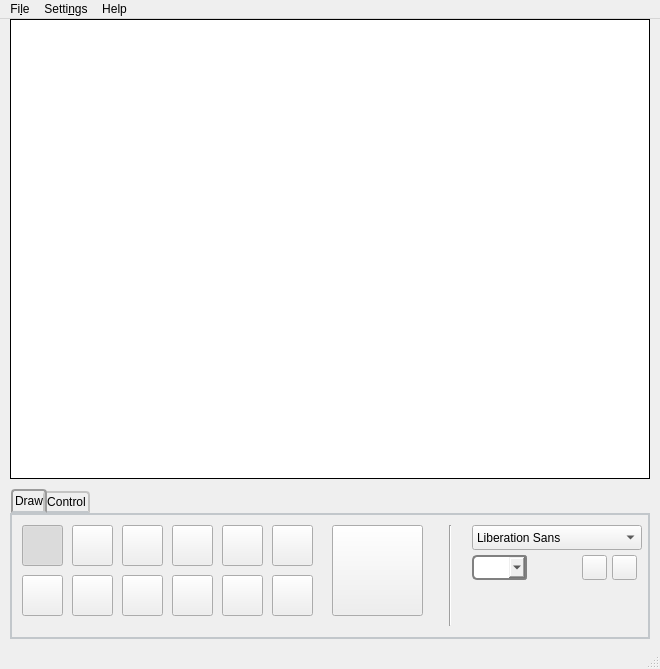
<?xml version="1.0" encoding="UTF-8"?>
<ui version="4.0">
 <class>MainWindow</class>
 <widget class="QMainWindow" name="MainWindow">
  <property name="geometry">
   <rect>
    <x>0</x>
    <y>0</y>
    <width>660</width>
    <height>669</height>
   </rect>
  </property>
  <property name="sizePolicy">
   <sizepolicy hsizetype="MinimumExpanding" vsizetype="MinimumExpanding">
    <horstretch>0</horstretch>
    <verstretch>0</verstretch>
   </sizepolicy>
  </property>
  <property name="minimumSize">
   <size>
    <width>0</width>
    <height>0</height>
   </size>
  </property>
  <property name="maximumSize">
   <size>
    <width>1000</width>
    <height>1000</height>
   </size>
  </property>
  <property name="windowTitle">
   <string>Draw-Vinci</string>
  </property>
  <property name="toolTip">
   <string/>
  </property>
  <property name="styleSheet">
   <string notr="true"/>
  </property>
  <property name="tabShape">
   <enum>QTabWidget::Rounded</enum>
  </property>
  <widget class="QWidget" name="centralwidget">
   <widget class="QGraphicsView" name="canvas">
    <property name="geometry">
     <rect>
      <x>10</x>
      <y>0</y>
      <width>640</width>
      <height>460</height>
     </rect>
    </property>
    <property name="sizePolicy">
     <sizepolicy hsizetype="Fixed" vsizetype="Fixed">
      <horstretch>0</horstretch>
      <verstretch>0</verstretch>
     </sizepolicy>
    </property>
    <property name="minimumSize">
     <size>
      <width>390</width>
      <height>310</height>
     </size>
    </property>
    <property name="maximumSize">
     <size>
      <width>1000</width>
      <height>1000</height>
     </size>
    </property>
    <property name="mouseTracking">
     <bool>true</bool>
    </property>
    <property name="toolTip">
     <string/>
    </property>
    <property name="styleSheet">
     <string notr="true">background-color: rgb(255, 255, 255);</string>
    </property>
    <property name="frameShape">
     <enum>QFrame::Box</enum>
    </property>
    <property name="frameShadow">
     <enum>QFrame::Plain</enum>
    </property>
    <property name="lineWidth">
     <number>1</number>
    </property>
    <property name="midLineWidth">
     <number>0</number>
    </property>
    <property name="verticalScrollBarPolicy">
     <enum>Qt::ScrollBarAlwaysOff</enum>
    </property>
    <property name="horizontalScrollBarPolicy">
     <enum>Qt::ScrollBarAlwaysOff</enum>
    </property>
    <property name="sizeAdjustPolicy">
     <enum>QAbstractScrollArea::AdjustToContents</enum>
    </property>
    <property name="sceneRect">
     <rectf>
      <x>0.000000000000000</x>
      <y>0.000000000000000</y>
      <width>390.000000000000000</width>
      <height>310.000000000000000</height>
     </rectf>
    </property>
   </widget>
   <widget class="QTabWidget" name="tabWidget">
    <property name="geometry">
     <rect>
      <x>10</x>
      <y>470</y>
      <width>640</width>
      <height>150</height>
     </rect>
    </property>
    <property name="sizePolicy">
     <sizepolicy hsizetype="Expanding" vsizetype="Expanding">
      <horstretch>18</horstretch>
      <verstretch>12</verstretch>
     </sizepolicy>
    </property>
    <property name="minimumSize">
     <size>
      <width>0</width>
      <height>0</height>
     </size>
    </property>
    <property name="maximumSize">
     <size>
      <width>1000</width>
      <height>1000</height>
     </size>
    </property>
    <property name="styleSheet">
     <string notr="true">QTabWidget::pane { /* The tab widget frame */
    border-top: 2px solid #C2C7CB;
    border-left: 2px solid #C2C7CB;
    border-right: 2px solid #C2C7CB;
 border-bottom: 2px solid #C2C7CB;

}

QTabWidget::tab-bar {
    left: 1px; /* move to the right by 5px */
}

/* Style the tab using the tab sub-control. Note that
    it reads QTabBar _not_ QTabWidget */
QTabBar::tab {
    background: qlineargradient(x1: 0, y1: 0, x2: 0, y2: 1,
                                stop: 0 #E1E1E1, stop: 0.4 #DDDDDD,
                                stop: 0.5 #D8D8D8, stop: 1.0 #D3D3D3);
    border: 2px solid #C4C4C3;
    border-bottom-color: #C2C7CB; /* same as the pane color */
    border-top-left-radius: 4px;
    border-top-right-radius: 4px;
    min-width: 6ex;
    padding: 2px;
}

QTabBar::tab:selected, QTabBar::tab:hover {
    background: qlineargradient(x1: 0, y1: 0, x2: 0, y2: 1,
                                stop: 0 #fafafa, stop: 0.4 #f4f4f4,
                                stop: 0.5 #e7e7e7, stop: 1.0 #fafafa);
}

QTabBar::tab:selected {
    border-color: #9B9B9B;
    border-bottom-color: #C2C7CB; /* same as pane color */
}

QTabBar::tab:!selected {
    margin-top: 2px; /* make non-selected tabs look smaller */
}

/* make use of negative margins for overlapping tabs */
QTabBar::tab:selected {
    /* expand/overlap to the left and right by 4px */
    margin-left: -4px;
    margin-right: -4px;
}

QTabBar::tab:first:selected {
    margin-left: 0; /* the first selected tab has nothing to overlap with on the left */
}

QTabBar::tab:last:selected {
    margin-right: 0; /* the last selected tab has nothing to overlap with on the right */
}

QTabBar::tab:only-one {
    margin: 1; /* if there is only one tab, we don't want overlapping margins */
}</string>
    </property>
    <property name="tabPosition">
     <enum>QTabWidget::North</enum>
    </property>
    <property name="tabShape">
     <enum>QTabWidget::Rounded</enum>
    </property>
    <property name="currentIndex">
     <number>0</number>
    </property>
    <widget class="QWidget" name="drawTab">
     <attribute name="title">
      <string>Draw</string>
     </attribute>
     <widget class="QPushButton" name="textButton">
      <property name="geometry">
       <rect>
        <x>110</x>
        <y>60</y>
        <width>41</width>
        <height>41</height>
       </rect>
      </property>
      <property name="toolTip">
       <string>&lt;html&gt;&lt;head/&gt;&lt;body&gt;&lt;p align=&quot;center&quot;&gt;text&lt;/p&gt;&lt;/body&gt;&lt;/html&gt;</string>
      </property>
      <property name="text">
       <string/>
      </property>
      <property name="icon">
       <iconset>
        <normaloff>img/text.png</normaloff>img/text.png</iconset>
      </property>
      <property name="checkable">
       <bool>true</bool>
      </property>
      <property name="autoExclusive">
       <bool>true</bool>
      </property>
     </widget>
     <widget class="QPushButton" name="selectButton">
      <property name="geometry">
       <rect>
        <x>10</x>
        <y>60</y>
        <width>41</width>
        <height>41</height>
       </rect>
      </property>
      <property name="toolTip">
       <string>&lt;html&gt;&lt;head/&gt;&lt;body&gt;&lt;p align=&quot;center&quot;&gt;select&lt;/p&gt;&lt;/body&gt;&lt;/html&gt;</string>
      </property>
      <property name="text">
       <string/>
      </property>
      <property name="icon">
       <iconset>
        <normaloff>img/select.png</normaloff>img/select.png</iconset>
      </property>
      <property name="checkable">
       <bool>true</bool>
      </property>
      <property name="autoExclusive">
       <bool>true</bool>
      </property>
     </widget>
     <widget class="QPushButton" name="lineButton">
      <property name="geometry">
       <rect>
        <x>110</x>
        <y>10</y>
        <width>41</width>
        <height>41</height>
       </rect>
      </property>
      <property name="toolTip">
       <string>&lt;html&gt;&lt;head/&gt;&lt;body&gt;&lt;p align=&quot;center&quot;&gt;line&lt;/p&gt;&lt;/body&gt;&lt;/html&gt;</string>
      </property>
      <property name="text">
       <string/>
      </property>
      <property name="icon">
       <iconset>
        <normaloff>img/line.png</normaloff>img/line.png</iconset>
      </property>
      <property name="checkable">
       <bool>true</bool>
      </property>
      <property name="autoExclusive">
       <bool>true</bool>
      </property>
     </widget>
     <widget class="QPushButton" name="polygonButton">
      <property name="geometry">
       <rect>
        <x>260</x>
        <y>10</y>
        <width>41</width>
        <height>41</height>
       </rect>
      </property>
      <property name="toolTip">
       <string>&lt;html&gt;&lt;head/&gt;&lt;body&gt;&lt;p align=&quot;center&quot;&gt;polygon&lt;/p&gt;&lt;/body&gt;&lt;/html&gt;</string>
      </property>
      <property name="text">
       <string/>
      </property>
      <property name="icon">
       <iconset>
        <normaloff>img/polygon.png</normaloff>img/polygon.png</iconset>
      </property>
      <property name="checkable">
       <bool>true</bool>
      </property>
      <property name="autoExclusive">
       <bool>true</bool>
      </property>
     </widget>
     <widget class="QPushButton" name="eraserButton">
      <property name="geometry">
       <rect>
        <x>10</x>
        <y>10</y>
        <width>41</width>
        <height>41</height>
       </rect>
      </property>
      <property name="toolTip">
       <string>&lt;html&gt;&lt;head/&gt;&lt;body&gt;&lt;p align=&quot;center&quot;&gt;eraser&lt;/p&gt;&lt;/body&gt;&lt;/html&gt;</string>
      </property>
      <property name="text">
       <string/>
      </property>
      <property name="icon">
       <iconset>
        <normaloff>img/eraser.png</normaloff>img/eraser.png</iconset>
      </property>
      <property name="checkable">
       <bool>true</bool>
      </property>
      <property name="checked">
       <bool>true</bool>
      </property>
      <property name="autoExclusive">
       <bool>true</bool>
      </property>
     </widget>
     <widget class="QPushButton" name="ellipseButton">
      <property name="geometry">
       <rect>
        <x>210</x>
        <y>60</y>
        <width>41</width>
        <height>41</height>
       </rect>
      </property>
      <property name="toolTip">
       <string>&lt;html&gt;&lt;head/&gt;&lt;body&gt;&lt;p align=&quot;center&quot;&gt;ellipse&lt;/p&gt;&lt;/body&gt;&lt;/html&gt;</string>
      </property>
      <property name="text">
       <string/>
      </property>
      <property name="icon">
       <iconset>
        <normaloff>img/ellipse.png</normaloff>img/ellipse.png</iconset>
      </property>
      <property name="checkable">
       <bool>true</bool>
      </property>
      <property name="autoExclusive">
       <bool>true</bool>
      </property>
     </widget>
     <widget class="QPushButton" name="rectangleButton">
      <property name="geometry">
       <rect>
        <x>210</x>
        <y>10</y>
        <width>41</width>
        <height>41</height>
       </rect>
      </property>
      <property name="toolTip">
       <string>&lt;html&gt;&lt;head/&gt;&lt;body&gt;&lt;p align=&quot;center&quot;&gt;rectangle&lt;/p&gt;&lt;/body&gt;&lt;/html&gt;</string>
      </property>
      <property name="text">
       <string/>
      </property>
      <property name="icon">
       <iconset>
        <normaloff>img/rectangle.png</normaloff>img/rectangle.png</iconset>
      </property>
      <property name="checkable">
       <bool>true</bool>
      </property>
      <property name="autoExclusive">
       <bool>true</bool>
      </property>
     </widget>
     <widget class="QPushButton" name="freehandButton">
      <property name="geometry">
       <rect>
        <x>60</x>
        <y>10</y>
        <width>41</width>
        <height>41</height>
       </rect>
      </property>
      <property name="toolTip">
       <string>&lt;html&gt;&lt;head/&gt;&lt;body&gt;&lt;p align=&quot;center&quot;&gt;freehand&lt;/p&gt;&lt;/body&gt;&lt;/html&gt;</string>
      </property>
      <property name="text">
       <string/>
      </property>
      <property name="icon">
       <iconset>
        <normaloff>img/freehand.png</normaloff>img/freehand.png</iconset>
      </property>
      <property name="checkable">
       <bool>true</bool>
      </property>
      <property name="autoExclusive">
       <bool>true</bool>
      </property>
     </widget>
     <widget class="QFontComboBox" name="fontBox">
      <property name="geometry">
       <rect>
        <x>460</x>
        <y>10</y>
        <width>170</width>
        <height>25</height>
       </rect>
      </property>
      <property name="editable">
       <bool>false</bool>
      </property>
      <property name="frame">
       <bool>true</bool>
      </property>
     </widget>
     <widget class="QComboBox" name="fontSizeBox">
      <property name="geometry">
       <rect>
        <x>460</x>
        <y>40</y>
        <width>55</width>
        <height>25</height>
       </rect>
      </property>
      <property name="minimumSize">
       <size>
        <width>55</width>
        <height>25</height>
       </size>
      </property>
      <property name="maximumSize">
       <size>
        <width>55</width>
        <height>25</height>
       </size>
      </property>
      <property name="styleSheet">
       <string notr="true">QComboBox {
    border: 1.5px solid gray;
    border-radius: 5px;
    min-width: 3em;
     border-top-right-radius: 3px; /* same radius as the QComboBox */
     border-bottom-right-radius: 3px;
}
</string>
      </property>
      <property name="inputMethodHints">
       <set>Qt::ImhFormattedNumbersOnly</set>
      </property>
      <property name="editable">
       <bool>true</bool>
      </property>
     </widget>
     <widget class="QPushButton" name="underlineButton">
      <property name="geometry">
       <rect>
        <x>600</x>
        <y>40</y>
        <width>25</width>
        <height>25</height>
       </rect>
      </property>
      <property name="text">
       <string/>
      </property>
      <property name="icon">
       <iconset>
        <normaloff>img/underline.png</normaloff>img/underline.png</iconset>
      </property>
      <property name="checkable">
       <bool>true</bool>
      </property>
     </widget>
     <widget class="QPushButton" name="italicButton">
      <property name="geometry">
       <rect>
        <x>570</x>
        <y>40</y>
        <width>25</width>
        <height>25</height>
       </rect>
      </property>
      <property name="text">
       <string/>
      </property>
      <property name="icon">
       <iconset>
        <normaloff>img/italic.png</normaloff>img/italic.png</iconset>
      </property>
      <property name="checkable">
       <bool>true</bool>
      </property>
     </widget>
     <widget class="QPushButton" name="magnifierButton">
      <property name="geometry">
       <rect>
        <x>60</x>
        <y>60</y>
        <width>41</width>
        <height>41</height>
       </rect>
      </property>
      <property name="text">
       <string/>
      </property>
      <property name="icon">
       <iconset>
        <normaloff>img/magnifier.png</normaloff>img/magnifier.png</iconset>
      </property>
      <property name="checkable">
       <bool>true</bool>
      </property>
      <property name="autoExclusive">
       <bool>true</bool>
      </property>
     </widget>
     <widget class="QPushButton" name="circleButton">
      <property name="geometry">
       <rect>
        <x>160</x>
        <y>60</y>
        <width>41</width>
        <height>41</height>
       </rect>
      </property>
      <property name="toolTip">
       <string>&lt;html&gt;&lt;head/&gt;&lt;body&gt;&lt;p align=&quot;center&quot;&gt;circle&lt;/p&gt;&lt;/body&gt;&lt;/html&gt;</string>
      </property>
      <property name="text">
       <string/>
      </property>
      <property name="icon">
       <iconset>
        <normaloff>img/circle.png</normaloff>img/circle.png</iconset>
      </property>
      <property name="checkable">
       <bool>true</bool>
      </property>
      <property name="autoExclusive">
       <bool>true</bool>
      </property>
     </widget>
     <widget class="QPushButton" name="squareButton">
      <property name="geometry">
       <rect>
        <x>160</x>
        <y>10</y>
        <width>41</width>
        <height>41</height>
       </rect>
      </property>
      <property name="toolTip">
       <string>&lt;html&gt;&lt;head/&gt;&lt;body&gt;&lt;p align=&quot;center&quot;&gt;square&lt;/p&gt;&lt;/body&gt;&lt;/html&gt;</string>
      </property>
      <property name="text">
       <string/>
      </property>
      <property name="icon">
       <iconset>
        <normaloff>img/square.png</normaloff>img/square.png</iconset>
      </property>
      <property name="checkable">
       <bool>true</bool>
      </property>
      <property name="autoExclusive">
       <bool>true</bool>
      </property>
     </widget>
     <widget class="QPushButton" name="nextSVGButton">
      <property name="geometry">
       <rect>
        <x>320</x>
        <y>10</y>
        <width>91</width>
        <height>91</height>
       </rect>
      </property>
      <property name="text">
       <string/>
      </property>
      <property name="iconSize">
       <size>
        <width>50</width>
        <height>50</height>
       </size>
      </property>
     </widget>
     <widget class="QPushButton" name="importButton">
      <property name="geometry">
       <rect>
        <x>260</x>
        <y>60</y>
        <width>41</width>
        <height>41</height>
       </rect>
      </property>
      <property name="toolTip">
       <string>&lt;html&gt;&lt;head/&gt;&lt;body&gt;&lt;p align=&quot;center&quot;&gt;import&lt;/p&gt;&lt;/body&gt;&lt;/html&gt;</string>
      </property>
      <property name="text">
       <string/>
      </property>
      <property name="icon">
       <iconset>
        <normaloff>img/import.png</normaloff>img/import.png</iconset>
      </property>
      <property name="checkable">
       <bool>true</bool>
      </property>
      <property name="autoExclusive">
       <bool>true</bool>
      </property>
     </widget>
     <widget class="Line" name="line_2">
      <property name="geometry">
       <rect>
        <x>430</x>
        <y>10</y>
        <width>16</width>
        <height>101</height>
       </rect>
      </property>
      <property name="orientation">
       <enum>Qt::Vertical</enum>
      </property>
     </widget>
    </widget>
    <widget class="QWidget" name="controlTab">
     <attribute name="title">
      <string>Control</string>
     </attribute>
     <widget class="QPushButton" name="upButton">
      <property name="geometry">
       <rect>
        <x>40</x>
        <y>10</y>
        <width>41</width>
        <height>31</height>
       </rect>
      </property>
      <property name="styleSheet">
       <string notr="true"> QPushButton {
	border-image:url(./img/up.png) 0 ;
}

 QPushButton:hover {
	border-image: url(./img/up_hover.png) 0;
 }

 QPushButton:pressed  {
	border-image: url(./img/up_click.png) 0;
 }</string>
      </property>
      <property name="text">
       <string/>
      </property>
     </widget>
     <widget class="QPushButton" name="leftButton">
      <property name="geometry">
       <rect>
        <x>10</x>
        <y>40</y>
        <width>31</width>
        <height>41</height>
       </rect>
      </property>
      <property name="styleSheet">
       <string notr="true"> QPushButton {
	border-image:url(./img/left.png) -1;
 }

 QPushButton:hover {
	border-image: url(./img/left_hover.png) 0;
 }

 QPushButton:pressed  {
	border-image: url(./img/left_click.png) 0;
 }</string>
      </property>
      <property name="text">
       <string/>
      </property>
     </widget>
     <widget class="QPushButton" name="rightButton">
      <property name="geometry">
       <rect>
        <x>80</x>
        <y>40</y>
        <width>31</width>
        <height>41</height>
       </rect>
      </property>
      <property name="styleSheet">
       <string notr="true"> QPushButton {
	border-image:url(./img/right.png) -1;
 }

 QPushButton:hover {
	border-image: url(./img/right_hover.png) 0;
 }

 QPushButton:pressed  {
	border-image: url(./img/right_click.png) 0;
 }</string>
      </property>
      <property name="text">
       <string/>
      </property>
     </widget>
     <widget class="QPushButton" name="downButton">
      <property name="geometry">
       <rect>
        <x>40</x>
        <y>80</y>
        <width>41</width>
        <height>31</height>
       </rect>
      </property>
      <property name="styleSheet">
       <string notr="true"> QPushButton {
	border-image:url(./img/down.png) -1;
 }

 QPushButton:hover {
	border-image: url(./img/down_hover.png) 0;
 }

 QPushButton:pressed  {
	border-image: url(./img/down_click.png) 0;
 }</string>
      </property>
      <property name="text">
       <string/>
      </property>
     </widget>
     <widget class="QPushButton" name="penButton">
      <property name="geometry">
       <rect>
        <x>40</x>
        <y>40</y>
        <width>41</width>
        <height>41</height>
       </rect>
      </property>
      <property name="toolTip">
       <string>&lt;html&gt;&lt;head/&gt;&lt;body&gt;&lt;p align=&quot;center&quot;&gt;Pen&lt;/p&gt;&lt;/body&gt;&lt;/html&gt;</string>
      </property>
      <property name="autoFillBackground">
       <bool>false</bool>
      </property>
      <property name="styleSheet">
       <string notr="true"> QPushButton {
	border-image:url(./img/pen_off.png) 0 ;
}
 QPushButton:hover {
	border-image: url(./img/pen_off_hover.png) 0;
 }

 QPushButton:on  {
	border-image: url(./img/pen_on.png) 0;
 }</string>
      </property>
      <property name="text">
       <string/>
      </property>
      <property name="checkable">
       <bool>true</bool>
      </property>
      <property name="default">
       <bool>false</bool>
      </property>
      <property name="flat">
       <bool>false</bool>
      </property>
     </widget>
     <widget class="QTextEdit" name="termEdit">
      <property name="geometry">
       <rect>
        <x>450</x>
        <y>10</y>
        <width>181</width>
        <height>101</height>
       </rect>
      </property>
      <property name="font">
       <font>
        <family>Tlwg Typewriter</family>
        <pointsize>10</pointsize>
        <weight>50</weight>
        <bold>false</bold>
       </font>
      </property>
      <property name="cursor" stdset="0">
       <cursorShape>ArrowCursor</cursorShape>
      </property>
      <property name="styleSheet">
       <string notr="true"> QTextEdit{
	background-color:rgb(0, 17, 44);
    color: rgb(252, 255, 74);
    border-radius: 1px;
 }

QScrollBar:vertical {           
       border: 1px solid #999999;
   background:white;
  width:7px;    
  margin: 0px 0px 0px 0px;
 }
    QScrollBar::handle:vertical {
       background: qlineargradient(x1:0, y1:0, x2:1, y2:0,
      stop: 0 rgb(32, 47, 130), stop: 0.5 rgb(32, 47, 130), stop:1 rgb(32, 47, 130));
      min-height: 0px;
    }
    QScrollBar::add-line:vertical {
        background: qlineargradient(x1:0, y1:0, x2:1, y2:0,
       stop: 0 rgb(32, 47, 130), stop: 0.5 rgb(32, 47, 130),  stop:1 rgb(32, 47, 130));
      height: 0px;
      subcontrol-position: bottom;
      subcontrol-origin: margin;
   }
    QScrollBar::sub-line:vertical {
       background: qlineargradient(x1:0, y1:0, x2:1, y2:0,
      stop: 0  rgb(32, 47, 130), stop: 0.5 rgb(32, 47, 130),  stop:1 rgb(32, 47, 130));
       height: 0 px;
       subcontrol-position: top;
      subcontrol-origin: margin;
    }


</string>
      </property>
      <property name="readOnly">
       <bool>true</bool>
      </property>
     </widget>
     <widget class="QComboBox" name="portsBox">
      <property name="geometry">
       <rect>
        <x>330</x>
        <y>10</y>
        <width>111</width>
        <height>27</height>
       </rect>
      </property>
      <property name="styleSheet">
       <string notr="true">background-color: rgb(255, 255, 255);</string>
      </property>
     </widget>
     <widget class="QPushButton" name="connectButton">
      <property name="geometry">
       <rect>
        <x>330</x>
        <y>40</y>
        <width>71</width>
        <height>27</height>
       </rect>
      </property>
      <property name="text">
       <string>Connect</string>
      </property>
     </widget>
     <widget class="QLineEdit" name="promptEdit">
      <property name="geometry">
       <rect>
        <x>330</x>
        <y>80</y>
        <width>113</width>
        <height>27</height>
       </rect>
      </property>
      <property name="styleSheet">
       <string notr="true">QLineEdit {
background-color: rgb(255, 255, 255);
 }</string>
      </property>
      <property name="cursorPosition">
       <number>0</number>
      </property>
      <property name="clearButtonEnabled">
       <bool>true</bool>
      </property>
     </widget>
     <widget class="QPushButton" name="playButton">
      <property name="geometry">
       <rect>
        <x>200</x>
        <y>70</y>
        <width>41</width>
        <height>41</height>
       </rect>
      </property>
      <property name="styleSheet">
       <string notr="true"> QPushButton {
	border-image:url(./img/play_off.svg) 0;
 }

 QPushButton:hover {
	border-image: url(./img/play_hover.svg) 0;
 }

 QPushButton:pressed  {
	border-image: url(./img/play_on.svg) 0;
 }

 QPushButton:on  {
	border-image: url(./img/play_on.svg) 0;
 }
</string>
      </property>
      <property name="text">
       <string/>
      </property>
      <property name="checkable">
       <bool>true</bool>
      </property>
      <property name="autoExclusive">
       <bool>true</bool>
      </property>
     </widget>
     <widget class="QPushButton" name="stopButton">
      <property name="geometry">
       <rect>
        <x>240</x>
        <y>70</y>
        <width>41</width>
        <height>41</height>
       </rect>
      </property>
      <property name="styleSheet">
       <string notr="true"> QPushButton {
	border-image:url(./img/stop_off.svg) 0;
 }

 QPushButton:hover {
	border-image: url(./img/stop_hover.svg) 0;
 }

 QPushButton:pressed  {
	border-image: url(./img/stop_on.svg) 0;
 }

 QPushButton:on  {
	border-image: url(./img/stop_on.svg) 0;
 }
</string>
      </property>
      <property name="text">
       <string/>
      </property>
      <property name="checkable">
       <bool>true</bool>
      </property>
      <property name="checked">
       <bool>true</bool>
      </property>
      <property name="autoExclusive">
       <bool>true</bool>
      </property>
     </widget>
     <widget class="QPushButton" name="nextComButton">
      <property name="geometry">
       <rect>
        <x>280</x>
        <y>70</y>
        <width>41</width>
        <height>41</height>
       </rect>
      </property>
      <property name="styleSheet">
       <string notr="true"> QPushButton {
	border-image:url(./img/speed_up.svg) 0;
 }

 QPushButton:hover {
	border-image: url(./img/speed_up_hover.svg) 0;
 }

 QPushButton:pressed  {
	border-image: url(./img/speed_up_pressed.svg) 0;
 }</string>
      </property>
      <property name="text">
       <string/>
      </property>
      <property name="checkable">
       <bool>false</bool>
      </property>
     </widget>
     <widget class="QPushButton" name="pauseButton">
      <property name="geometry">
       <rect>
        <x>160</x>
        <y>70</y>
        <width>41</width>
        <height>41</height>
       </rect>
      </property>
      <property name="styleSheet">
       <string notr="true"> QPushButton {
	border-image:url(./img/pause_off.svg) 0;
 }

 QPushButton:hover {
	border-image: url(./img/pause_hover.svg) 0;
 }

 QPushButton:pressed  {
	border-image: url(./img/pause_on.svg) 0;
 }

 QPushButton:on  {
	border-image: url(./img/pause_on.svg) 0;
 }
</string>
      </property>
      <property name="text">
       <string/>
      </property>
      <property name="checkable">
       <bool>true</bool>
      </property>
      <property name="autoExclusive">
       <bool>true</bool>
      </property>
     </widget>
     <widget class="QPushButton" name="prevComButton">
      <property name="geometry">
       <rect>
        <x>120</x>
        <y>70</y>
        <width>41</width>
        <height>41</height>
       </rect>
      </property>
      <property name="styleSheet">
       <string notr="true"> QPushButton {
	border-image:url(./img/slow_down.svg) 0;
 }

 QPushButton:hover {
	border-image: url(./img/slow_down_hover.svg) 0;
 }

 QPushButton:pressed  {
	border-image: url(./img/slow_down_pressed.svg) 0;
 }

</string>
      </property>
      <property name="text">
       <string/>
      </property>
     </widget>
     <widget class="QPushButton" name="clearTermButton">
      <property name="geometry">
       <rect>
        <x>410</x>
        <y>40</y>
        <width>31</width>
        <height>27</height>
       </rect>
      </property>
      <property name="toolTip">
       <string>&lt;html&gt;&lt;head/&gt;&lt;body&gt;&lt;p align=&quot;center&quot;&gt;clear terminal&lt;/p&gt;&lt;/body&gt;&lt;/html&gt;</string>
      </property>
      <property name="text">
       <string/>
      </property>
      <property name="icon">
       <iconset>
        <normaloff>img/clear.png</normaloff>img/clear.png</iconset>
      </property>
     </widget>
     <widget class="QWidget" name="layoutWidget">
      <property name="geometry">
       <rect>
        <x>120</x>
        <y>10</y>
        <width>201</width>
        <height>29</height>
       </rect>
      </property>
      <layout class="QHBoxLayout" name="horizontalLayout">
       <item>
        <widget class="QPushButton" name="autoButton">
         <property name="minimumSize">
          <size>
           <width>10</width>
           <height>0</height>
          </size>
         </property>
         <property name="styleSheet">
          <string notr="true"/>
         </property>
         <property name="text">
          <string>Auto</string>
         </property>
         <property name="checkable">
          <bool>true</bool>
         </property>
         <property name="checked">
          <bool>true</bool>
         </property>
         <property name="autoExclusive">
          <bool>true</bool>
         </property>
        </widget>
       </item>
       <item>
        <widget class="QPushButton" name="manualButton">
         <property name="minimumSize">
          <size>
           <width>0</width>
           <height>0</height>
          </size>
         </property>
         <property name="styleSheet">
          <string notr="true"/>
         </property>
         <property name="text">
          <string>Manual</string>
         </property>
         <property name="checkable">
          <bool>true</bool>
         </property>
         <property name="autoExclusive">
          <bool>true</bool>
         </property>
        </widget>
       </item>
      </layout>
     </widget>
     <widget class="Line" name="line">
      <property name="geometry">
       <rect>
        <x>120</x>
        <y>50</y>
        <width>201</width>
        <height>16</height>
       </rect>
      </property>
      <property name="orientation">
       <enum>Qt::Horizontal</enum>
      </property>
     </widget>
    </widget>
   </widget>
  </widget>
  <widget class="QMenuBar" name="menubar">
   <property name="geometry">
    <rect>
     <x>0</x>
     <y>0</y>
     <width>660</width>
     <height>27</height>
    </rect>
   </property>
   <widget class="QMenu" name="menuFile">
    <property name="title">
     <string>Fi&amp;le</string>
    </property>
    <addaction name="actionNew"/>
    <addaction name="actionOpen"/>
    <addaction name="actionSave"/>
    <addaction name="actionSave_As"/>
    <addaction name="separator"/>
    <addaction name="actionQuit"/>
   </widget>
   <widget class="QMenu" name="menuSetup">
    <property name="title">
     <string>Setti&amp;ngs</string>
    </property>
    <addaction name="actionPreferences"/>
   </widget>
   <widget class="QMenu" name="menuAbout">
    <property name="title">
     <string>Help</string>
    </property>
    <addaction name="actionLicense"/>
    <addaction name="actionAbout"/>
   </widget>
   <addaction name="menuFile"/>
   <addaction name="menuSetup"/>
   <addaction name="menuAbout"/>
  </widget>
  <widget class="QStatusBar" name="statusbar"/>
  <action name="actionNew">
   <property name="text">
    <string>&amp;New</string>
   </property>
   <property name="shortcut">
    <string>Ctrl+N</string>
   </property>
  </action>
  <action name="actionSave">
   <property name="text">
    <string>&amp;Save</string>
   </property>
   <property name="shortcut">
    <string>Ctrl+S</string>
   </property>
  </action>
  <action name="actionSave_As">
   <property name="text">
    <string>Sa&amp;ve As ...</string>
   </property>
  </action>
  <action name="actionQuit">
   <property name="text">
    <string>&amp;Quit</string>
   </property>
  </action>
  <action name="actionLicense">
   <property name="text">
    <string>&amp;License</string>
   </property>
  </action>
  <action name="actionAbout">
   <property name="text">
    <string>&amp;About</string>
   </property>
  </action>
  <action name="actionPreferences">
   <property name="text">
    <string>&amp;Preferences</string>
   </property>
  </action>
  <action name="actionOpen">
   <property name="text">
    <string>Open ...</string>
   </property>
   <property name="shortcut">
    <string>Ctrl+O</string>
   </property>
  </action>
  <action name="actionDocs">
   <property name="text">
    <string>Docs</string>
   </property>
  </action>
 </widget>
 <resources/>
 <connections/>
</ui>
